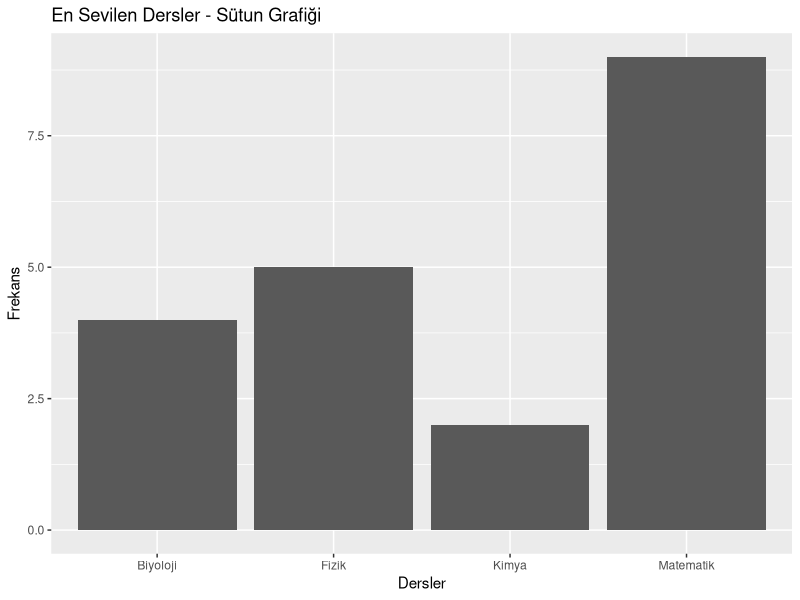
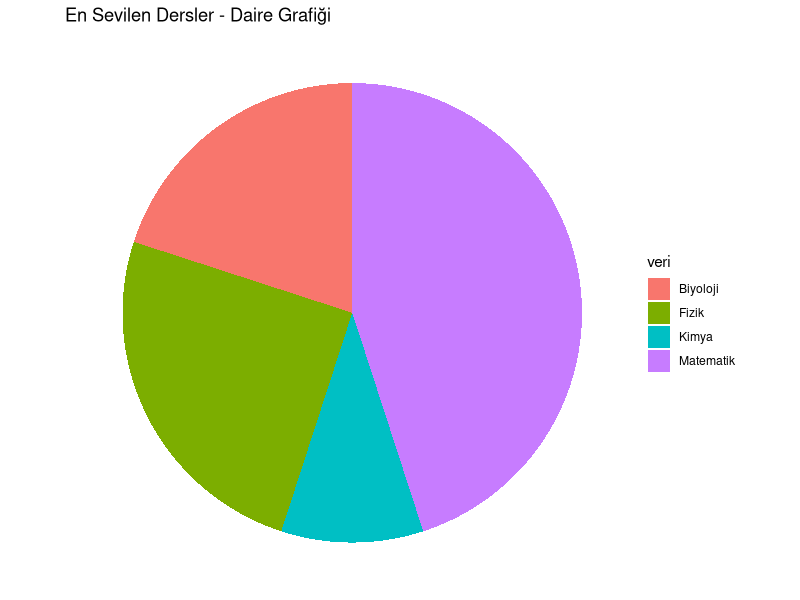
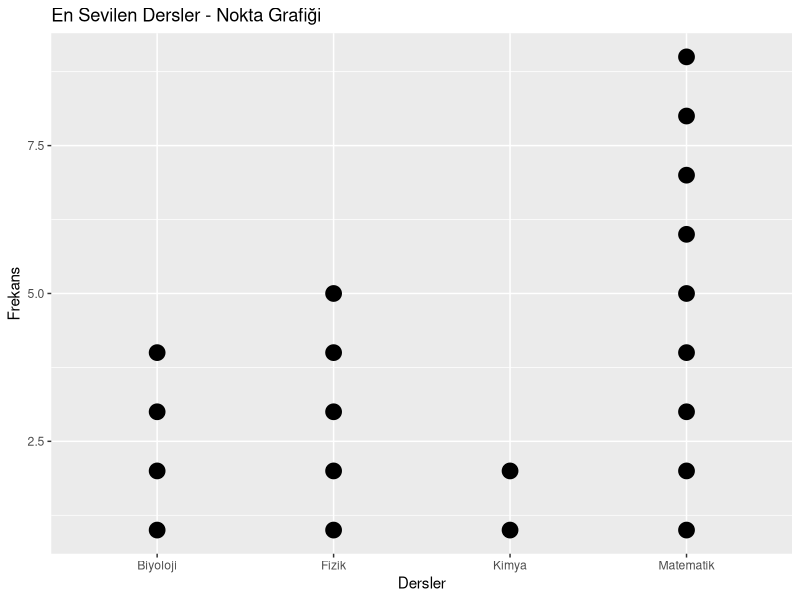

Source code (R) for these figures, in order:
# Sütun Grafiği, Daire Grafiği ve Nokta Grafiği

# Öğrencilerin en sevdiği derslerin listelendiği veri isimli bir veri seti oluşturalım.
veri <- c(
  "Matematik", "Matematik", "Fizik", "Kimya",
  "Matematik", "Biyoloji", "Fizik", "Matematik",
  "Kimya", "Biyoloji", "Matematik", "Fizik",
  "Matematik", "Fizik", "Matematik", "Fizik",
  "Matematik", "Matematik", "Biyoloji", "Biyoloji"
)

library(ggplot2)

## Sütun Grafiği
ggplot(data = data.frame(veri), aes(x = veri)) +
  geom_bar() +
  labs(
    title = "En Sevilen Dersler - Sütun Grafiği",
    x = "Dersler",
    y = "Frekans"
  )

## Daire Grafiği
ggplot(data = data.frame(veri), aes(x = "", fill = veri)) +
  geom_bar(width = 1) +
  coord_polar(theta = "y") +
  labs(title = "En Sevilen Dersler - Daire Grafiği") +
  theme_void()

## Nokta Grafiği
library(dplyr)

df <- data.frame(veri)

df <- df %>%
  group_by(veri) %>%
  mutate(sira = row_number())

ggplot(df, aes(x = veri, y = sira)) +
  geom_point(size = 5) +
  labs(
    title = "En Sevilen Dersler - Nokta Grafiği",
    x = "Dersler",
    y = "Frekans"
  )
